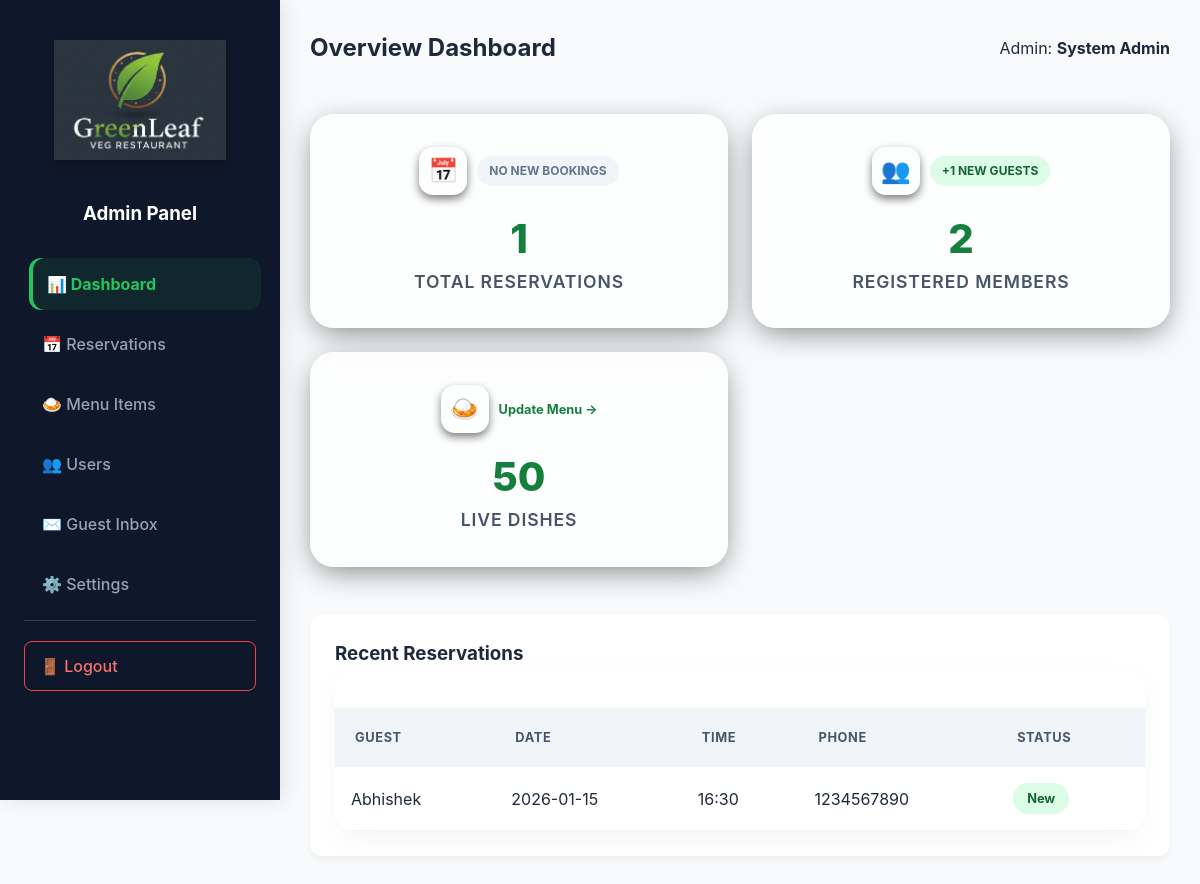
/admin/dashboard.php (signed in), run on the app's committed database.
### tables this page shows
CREATE TABLE `reservations` (
  `id` int(11) NOT NULL,
  `name` varchar(100) NOT NULL,
  `email` varchar(100) NOT NULL,
  `phone` varchar(20) NOT NULL,
  `guests` int(11) NOT NULL,
  `reservation_date` date NOT NULL,
  `reservation_time` varchar(5) NOT NULL,
  `user_id` int(11) DEFAULT NULL,
  `created_at` timestamp NOT NULL DEFAULT current_timestamp() ON UPDATE current_timestamp(),
  `status` enum('pending','ongoing','completed','cancelled') DEFAULT 'pending'
);

### admin/dashboard.php (the view, shortened to what this page needs)
<?php
require 'config.php';
try {
    $total_res = $dbh->query("SELECT COUNT(*) FROM reservations")->fetchColumn();
    $total_users = $dbh->query("SELECT COUNT(*) FROM users WHERE role='guest'")->fetchColumn();
    $total_menu = $dbh->query("SELECT COUNT(*) FROM menu")->fetchColumn();
    $today_date = date('Y-m-d');
    $stmt_today = $dbh->prepare("SELECT COUNT(*) FROM reservations WHERE reservation_date = ?");
    $stmt_today->execute([$today_date]);
    $new_today = $stmt_today->fetchColumn();
    $new_users = $dbh->query("SELECT COUNT(*) FROM users WHERE created_at >= NOW() - INTERVAL 1 DAY")->fetchColumn();
    $recent_stmt = $dbh->prepare("SELECT * FROM reservations ORDER BY created_at DESC LIMIT 5");
    $recent_stmt->execute();
    $recent_bookings = $recent_stmt->fetchAll();
} catch (PDOException $e) {
    die("Database Error: " . $e->getMessage());
}
?>
<!DOCTYPE html>
<html lang="en">
<head>
    <link rel="stylesheet" href="assets/css/index-styles.css">
    <link rel="stylesheet" href="assets/css/admin-styles.css">
</head>
<body class="admin-body">
    <div class="admin-container">
        <?php include 'sidebar.php'; ?>
        <main class="admin-main">
            <header class="admin-header">
                <h2>Overview Dashboard</h2>
                <div class="admin-profile">
                    <span>Admin: <strong><?php echo $_SESSION['user_name']; ?></strong></span>
                </div>
            </header>
            <div class="stats-grid">
                <div class="stat-card glass-morph">
                    <div class="stat-header">
                        <div class="icon-box res-bg">📅</div>
                        <?php if($new_today > 0): ?>
                            <span class="trend-badge positive">+<?php echo $new_today; ?> Today</span>
                        <?php else: ?>
                            <span class="trend-badge neutral">No new bookings</span>
                        <?php endif; ?>
                    </div>
                    <div class="stat-content">
                        <h2 class="stat-number"><?php echo number_format($total_res); ?></h2>
                        <p class="stat-label">Total Reservations</p>
                    </div>
                </div>
                <div class="stat-card glass-morph">
                    <div class="stat-header">
                        <div class="icon-box user-bg">👥</div>
                        <span class="trend-badge <?php echo ($new_users > 0) ? 'positive' : 'neutral'; ?>">
                            <?php echo ($new_users > 0) ? "+$new_users New Guests" : "Stable"; ?>
                        </span>
                    </div>
                    <div class="stat-content">
                        <h2 class="stat-number"><?php echo number_format($total_users); ?></h2>
                        <p class="stat-label">Registered Members</p>
                    </div>
                </div>
                <div class="stat-card glass-morph">
                    <div class="stat-header">
                        <div class="icon-box menu-bg">🍛</div>
                        <a href="manage-menu.php" class="quick-action-link">Update Menu &rarr;</a>
                    </div>
                    <div class="stat-content">
                        <h2 class="stat-number"><?php echo $total_menu; ?></h2>
                        <p class="stat-label">Live Dishes</p>
                    </div>
                </div>
            </div>
            <div class="admin-card">
                <h3>Recent Reservations</h3>
                <div class="table-responsive">
                    <table class="admin-table">
                        <thead>
                            <tr>
                                <th>Guest</th>
                                <th>Date</th>
                                <th>Time</th>
                                <th>Phone</th>
                                <th>Status</th>
                            </tr>
                        </thead>
                        <tbody>
                            <?php foreach($recent_bookings as $res): ?>
                            <tr>
                                <td><?php echo htmlspecialchars($res['name']); ?></td>
                                <td><?php echo $res['reservation_date']; ?></td>
                                <td><?php echo $res['reservation_time']; ?></td>
                                <td><?php echo $res['phone']; ?></td>
                                <td><span class="badge badge-success">New</span></td>
                            </tr>
                            <?php endforeach; ?>
                        </tbody>
                    </table>
                </div>
            </div>
        </main>
    </div>
</body>
</html>

### admin/assets/css/index-styles.css (style rules this page uses)
:root { --admin-dark-bg: #0f172a; --admin-card-bg: rgba(255, 255, 255, 0.95); --admin-green-primary: #15803d; --admin-green-hover: #166534; --text-slate: #64748b; --error-red: #ef4444; }
* { box-sizing: border-box; margin: 0; padding: 0; }

### admin/assets/css/admin-styles.css (style rules this page uses)
:root { --admin-bg: #f8fafc; --sidebar-bg: #0f172a; --primary-green: #15803d; --accent-green: #22c55e; --text-main: #1e293b; --text-muted: #64748b; --error-red: #ef4444; --glass-white: rgba(255, 255, 255, 0.7); --shadow-premium: 0 10px 30px -5px rgba(0, 0, 0, 0.05); }
.admin-body { background: var(--admin-bg); margin: 0; font-family: 'Inter', system-ui, -apple-system, sans-serif; color: var(--text-main); line-height: 1.5; }
.admin-container { display: flex; min-height: 100vh; }
.admin-main { flex: 1; padding: 30px; }
.admin-header { display: flex; justify-content: space-between; align-items: center; margin-bottom: 3rem; }
.stats-grid { display: grid; grid-template-columns: repeat(auto-fit, minmax(300px, 1fr)); gap: 1.5rem; margin-top: 2rem; margin-bottom: 3rem; }
.stat-card { background: white; padding: 25px; border-radius: 12px; box-shadow: 0 4px 6px rgba(0,0,0,0.05); text-align: center; border-bottom: 4px solid var(--primary-green); }
.stat-card h2 { font-size: 2.5rem; margin: 0; color: var(--primary-green); }
.stat-card p { margin: 10px 0 0; font-size: 1.1rem; color: #475569; }
.stat-card.glass-morph { background: rgba(255, 255, 255, 0.7); backdrop-filter: blur(12px); -webkit-backdrop-filter: blur(12px); border: 1px solid rgba(255, 255, 255, 0.4); border-radius: 24px; padding: 2rem; box-shadow: 0 8px 30px -5px rgba(0, 0, 0, 0.5); transition: all 0.4s cubic-bezier(0.175, 0.885, 0.32, 1.275); display: flex; flex-direction: column; align-items: center; justify-content: space-between; }
.stat-header { display: flex; justify-content: space-between; align-items: center; margin-bottom: 1.5rem; }
.icon-box { width: 48px; height: 48px; display: flex; align-items: center; justify-content: center; font-size: 1.5rem; border-radius: 14px; box-shadow: 0 4px 8px rgba(0,0,0,0.5); margin-right: 10px; }
.trend-badge { padding: 6px 12px; border-radius: 8px; font-size: 0.75rem; font-weight: 700; border-radius: 50px; text-transform: uppercase; }
.trend-badge.positive { background: #dcfce7; color: #166534; }
.trend-badge.neutral { background: #f1f5f9; color: #64748b; }
.stat-number { font-weight: 800; line-height: 1; font-size: 2.75rem; color: var(--sidebar-bg); margin: 0.5rem 0; }
.stat-label { font-weight: 600; margin-top: 5px; font-size: 1.5rem; color: var(--text-muted); text-transform: uppercase; letter-spacing: 0.05em; }
.quick-action-link { font-size: 0.8rem; font-weight: 700; color: var(--primary-green); text-decoration: none; transition: 0.2s; }
.admin-card { background: white; padding: 25px; border-radius: 12px; box-shadow: 0 4px 6px rgba(0,0,0,0.05); }
.admin-table { width: 100%; margin-top: 2.5rem; border: none; border-radius: 24px; border-collapse: collapse; }
.admin-table th { text-transform: uppercase; font-size: 0.75rem; letter-spacing: 0.05em; color: var(--text-muted); background: #f1f5f9; padding: 16px; border-bottom: 20px solid #215ead; text-align: center; }
.admin-table td { padding: 16px; border-bottom: 1px solid #f1f5f9; }
.badge-success { background: #dcfce7; color: #166534; padding: 4px 8px; border-radius: 6px; font-size: 0.8rem; font-weight: 600; }
.table-responsive { overflow-x: auto; border-radius: 20px; overflow-y: hidden; background: white; box-shadow: var(--shadow-premium); }
.admin-table thead th { color: #475569; font-weight: 700; text-transform: uppercase; letter-spacing: 0.05em; border: none; background: #f1f5f9; font-size: 0.8rem; padding: 20px; text-align: left; }
.badge { display: inline-block; font-size: 0.8rem; font-weight: 700; padding: 6px 14px; border-radius: 50px; }

### data on the page
reservations: name "Abhishek", reservation_date "2026-01-15", reservation_time "16:30", phone "1234567890"

### other printed values
$_SESSION['user_name'] "System Admin"
$total_res "1"
$new_users "1"
$total_users "2"
$total_menu "50"
